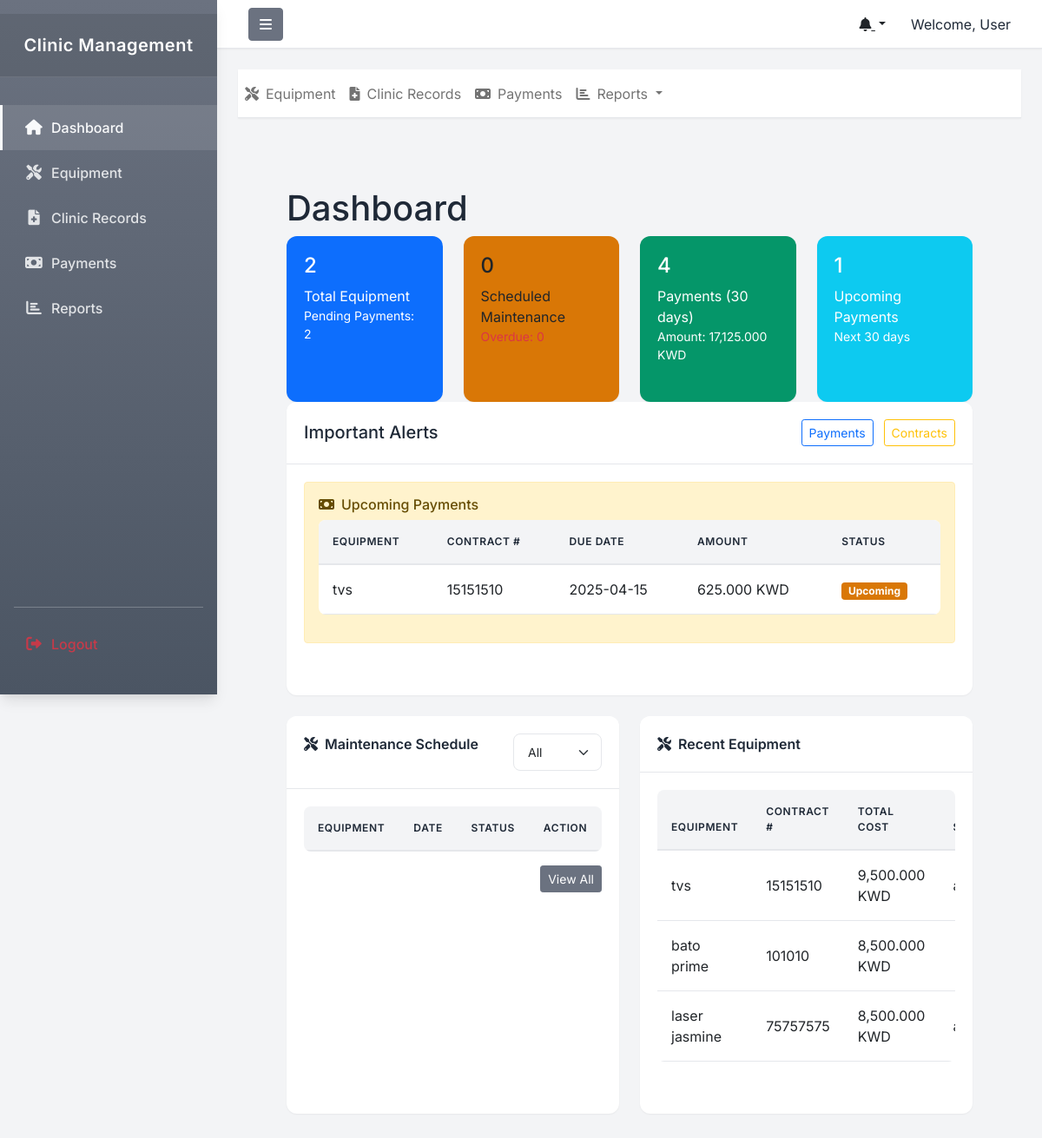
/index.php (signed in), run on the app's committed database.
### tables this page shows
CREATE TABLE `equipment` (
  `id` int(11) NOT NULL,
  `equipment_name` varchar(255) NOT NULL,
  `equipment_model` varchar(255) NOT NULL,
  `company_name` varchar(255) NOT NULL,
  `contract_number` varchar(100) NOT NULL,
  `contact_number` varchar(50) NOT NULL,
  `contract_type` enum('new','upgrade','renew') NOT NULL,
  `contract_start_date` date NOT NULL,
  `contract_end_date` date NOT NULL,
  `total_cost` decimal(10,3) NOT NULL,
  `downpayment` decimal(10,3) DEFAULT 0.000,
  `payment_type` enum('one_time','installment') NOT NULL,
  `down_payment` decimal(10,3) DEFAULT NULL,
  `remaining_amount` decimal(10,3) DEFAULT NULL,
  `monthly_installment` decimal(10,3) DEFAULT NULL,
  `num_installments` int(11) DEFAULT NULL,
  `next_payment_date` date DEFAULT NULL,
  `maintenance_schedule` text DEFAULT NULL,
  `contract_file` varchar(255) DEFAULT NULL,
  `status` enum('active','completed','terminated') DEFAULT 'active',
  `created_at` timestamp NOT NULL DEFAULT current_timestamp(),
  `updated_at` timestamp NOT NULL DEFAULT current_timestamp() ON UPDATE current_timestamp(),
  `start_date` date DEFAULT curdate(),
  `installment_start_date` date DEFAULT curdate(),
  `installment_months` int(11) DEFAULT 12
);

### index.php (the view, shortened to what this page needs)
<?php
try {
    include 'includes/header.php';
?>
<div class="main-content">
    <div class="container-fluid px-4">
        <h1 class="mt-4">Dashboard</h1>
        <?php include 'includes/dashboard-stats.php'; ?>
        <div class="row">
            <div class="col-xl-6">
                <div class="card mb-4">
                    <div class="card-header">
                        <i class="fas fa-tools me-1"></i>
                        Maintenance Schedule
                        <div class="float-end">
                            <select id="maintenanceFilter" class="form-select form-select-sm" style="width: auto; display: inline-block;">
                                <option value="all">All</option>
                            </select>
                        </div>
                    </div>
                    <div class="card-body">
                        <div class="table-responsive">
                            <table class="table table-sm">
                                <thead>
                                    <tr>
                                        <th>Equipment</th>
                                        <th>Date</th>
                                        <th>Status</th>
                                        <th>Action</th>
                                    </tr>
                                </thead>
                            </table>
                        </div>
                        <div class="text-end mt-2">
                            <a href="maintenance.php" class="btn btn-primary btn-sm">View All</a>
                        </div>
                    </div>
                </div>
            </div>
            <div class="col-xl-6">
                <div class="card mb-4">
                    <div class="card-header">
                        <i class="fas fa-tools me-1"></i>
                        Recent Equipment
                    </div>
                    <div class="card-body">
                        <div class="table-responsive">
                            <table class="table table-sm">
                                <thead>
                                    <tr>
                                        <th>Equipment</th>
                                        <th>Contract #</th>
                                        <th>Total Cost</th>
                                        <th>Status</th>
                                    </tr>
                                </thead>
                                <tbody>
                                    <?php
                                    $query = "SELECT * FROM equipment
                                             ORDER BY created_at DESC
                                             LIMIT 5";
                                    $stmt = $conn->query($query);
                                    while ($row = $stmt->fetch(PDO::FETCH_ASSOC)) {
                                        echo "<tr>
                                                <td>{$row['equipment_name']}</td>
                                                <td>{$row['contract_number']}</td>
                                                <td>" . number_format($row['total_cost'], 3) . " KWD</td>
                                                <td>{$row['status']}</td>
                                              </tr>";
                                    }
                                    ?>
                                </tbody>
                            </table>
                        </div>
                    </div>
                </div>
            </div>
        </div>
    </div>
</div>
<?php include 'includes/footer.php';
} catch (Exception $e) {
    die("Error: " . $e->getMessage());
}
?>

### includes/dashboard-stats.php (shortened to what this page needs)
<?php
$database = Database::getInstance();
$db = $database->getConnection();
try {
    $query = "SELECT
        COUNT(*) as total_equipment,
        SUM(CASE WHEN payment_type = 'installment' AND remaining_amount > 0 THEN 1 ELSE 0 END) as pending_payments,
        SUM(total_cost) as total_equipment_cost,
        SUM(remaining_amount) as total_remaining
    FROM equipment
    WHERE status = 'active'";
    $stmt = $db->query($query);
    $equipment_stats = $stmt->fetch(PDO::FETCH_ASSOC);
    $query = "SELECT
        COUNT(*) as total_maintenance,
        SUM(CASE WHEN status = 'scheduled' THEN 1 ELSE 0 END) as scheduled_maintenance,
        SUM(CASE WHEN status = 'overdue' THEN 1 ELSE 0 END) as overdue_maintenance
    FROM maintenance
    WHERE maintenance_date >= CURDATE()";
    $stmt = $db->query($query);
    $maintenance_stats = $stmt->fetch(PDO::FETCH_ASSOC);
    $query = "SELECT
        COUNT(*) as total_payments,
        SUM(amount) as total_paid,
        COUNT(DISTINCT record_id) as unique_records
    FROM payments
    WHERE status = 'completed'
    AND payment_date >= DATE_SUB(CURDATE(), INTERVAL 30 DAY)";
    $stmt = $db->query($query);
    $payment_stats = $stmt->fetch(PDO::FETCH_ASSOC);
    $query = "SELECT
        e.equipment_name,
        e.contract_number,
        e.monthly_installment as amount,
        DATE_ADD(
            GREATEST(e.contract_start_date, CURDATE()),
            INTERVAL (
                FLOOR(
                    DATEDIFF(CURDATE(), e.contract_start_date) / 30
                ) + 1
            ) * 30 DAY
        ) as next_payment_date
    FROM equipment e
    WHERE e.payment_type = 'installment'
    AND e.status = 'active'
    AND e.remaining_amount > 0
    HAVING next_payment_date <= DATE_ADD(CURDATE(), INTERVAL 30 DAY)
    ORDER BY next_payment_date ASC";
    $stmt = $db->query($query);
    $upcoming_payments = $stmt->fetchAll(PDO::FETCH_ASSOC);
    ?>
    <div class="row">
        <div class="col-xl-3 col-md-6">
            <div class="card bg-primary text-white mb-4">
                <div class="card-body">
                    <h4 class="mb-2"><?= number_format($equipment_stats['total_equipment']) ?></h4>
                    <div>Total Equipment</div>
                    <div class="small">Pending Payments: <?= number_format($equipment_stats['pending_payments']) ?></div>
                </div>
            </div>
        </div>
        <div class="col-xl-3 col-md-6">
            <div class="card bg-warning text-dark mb-4">
                <div class="card-body">
                    <h4 class="mb-2"><?= number_format($maintenance_stats['scheduled_maintenance']) ?></h4>
                    <div>Scheduled Maintenance</div>
                    <div class="small text-danger">Overdue: <?= number_format($maintenance_stats['overdue_maintenance']) ?></div>
                </div>
            </div>
        </div>
        <div class="col-xl-3 col-md-6">
            <div class="card bg-success text-white mb-4">
                <div class="card-body">
                    <h4 class="mb-2"><?= number_format($payment_stats['total_payments']) ?></h4>
                    <div>Payments (30 days)</div>
                    <div class="small">Amount: <?= number_format($payment_stats['total_paid'], 3) ?> KWD</div>
                </div>
            </div>
        </div>
        <div class="col-xl-3 col-md-6">
            <div class="card bg-info text-white mb-4">
                <div class="card-body">
                    <h4 class="mb-2"><?= count($upcoming_payments) ?></h4>
                    <div>Upcoming Payments</div>
                    <div class="small">Next 30 days</div>
                </div>
            </div>
        </div>
    </div>
    <div class="row mb-4">
        <div class="col-12">
            <div class="card">
                <div class="card-header d-flex justify-content-between align-items-center">
                    <h5 class="card-title mb-0">Important Alerts</h5>
                    <div>
                        <button class="btn btn-sm btn-outline-primary me-2" onclick="filterAlerts('payments')">Payments</button>
                        <button class="btn btn-sm btn-outline-warning" onclick="filterAlerts('contracts')">Contracts</button>
                    </div>
                </div>
                <div class="card-body">
                    <?php if (!empty($upcoming_payments)): ?>
                        <div class="alert alert-warning payment-alert">
                            <h6 class="alert-heading"><i class="fas fa-money-bill me-2"></i>Upcoming Payments</h6>
                            <div class="table-responsive">
                                <table class="table table-sm mb-0">
                                    <thead>
                                        <tr>
                                            <th>Equipment</th>
                                            <th>Contract #</th>
                                            <th>Due Date</th>
                                            <th>Amount</th>
                                            <th>Status</th>
                                        </tr>
                                    </thead>
                                    <tbody>
                                        <?php foreach ($upcoming_payments as $payment):
                                            $days_until = (strtotime($payment['next_payment_date']) - time()) / (60 * 60 * 24);
                                            $status_class = $days_until <= 7 ? 'bg-danger' : 'bg-warning';
                                            $status_text = $days_until <= 7 ? 'Due Soon' : 'Upcoming';
                                        ?>
                                            <tr>
                                                <td><?= htmlspecialchars($payment['equipment_name']) ?></td>
                                                <td><?= htmlspecialchars($payment['contract_number']) ?></td>
                                                <td><?= date('Y-m-d', strtotime($payment['next_payment_date'])) ?></td>
                                                <td><?= number_format($payment['amount'], 3) ?> KWD</td>
                                                <td><span class="badge <?= $status_class ?>"><?= $status_text ?></span></td>
                                            </tr>
                                        <?php endforeach; ?>
                                    </tbody>
                                </table>
                            </div>
                        </div>
                    <?php endif; ?>
                </div>
            </div>
        </div>
    </div>
    <?php
} catch (Exception $e) {
    echo "<div class='alert alert-danger'>Error loading dashboard statistics: " . $e->getMessage() . "</div>";
}
?>

### data on the page
equipment: equipment_name "tvs", contract_number "15151510", next_payment_date "2025-04-15", monthly_installment "625.000", status_text "Upcoming", total_cost "9,500.000"
equipment: equipment_name "bato prime", contract_number "101010", total_cost "8,500.000"
equipment: equipment_name "laser jasmine", contract_number "75757575", total_cost "8,500.000"

### other printed values
$_SESSION['username'] "User"
$equipment_stats['total_equipment'] "2"
$equipment_stats['pending_payments'] "2"
$maintenance_stats['scheduled_maintenance'] "0"
$maintenance_stats['overdue_maintenance'] "0"
$payment_stats['total_payments'] "4"
$payment_stats['total_paid'] "17,125.000"
count($upcoming_payments) "1"
